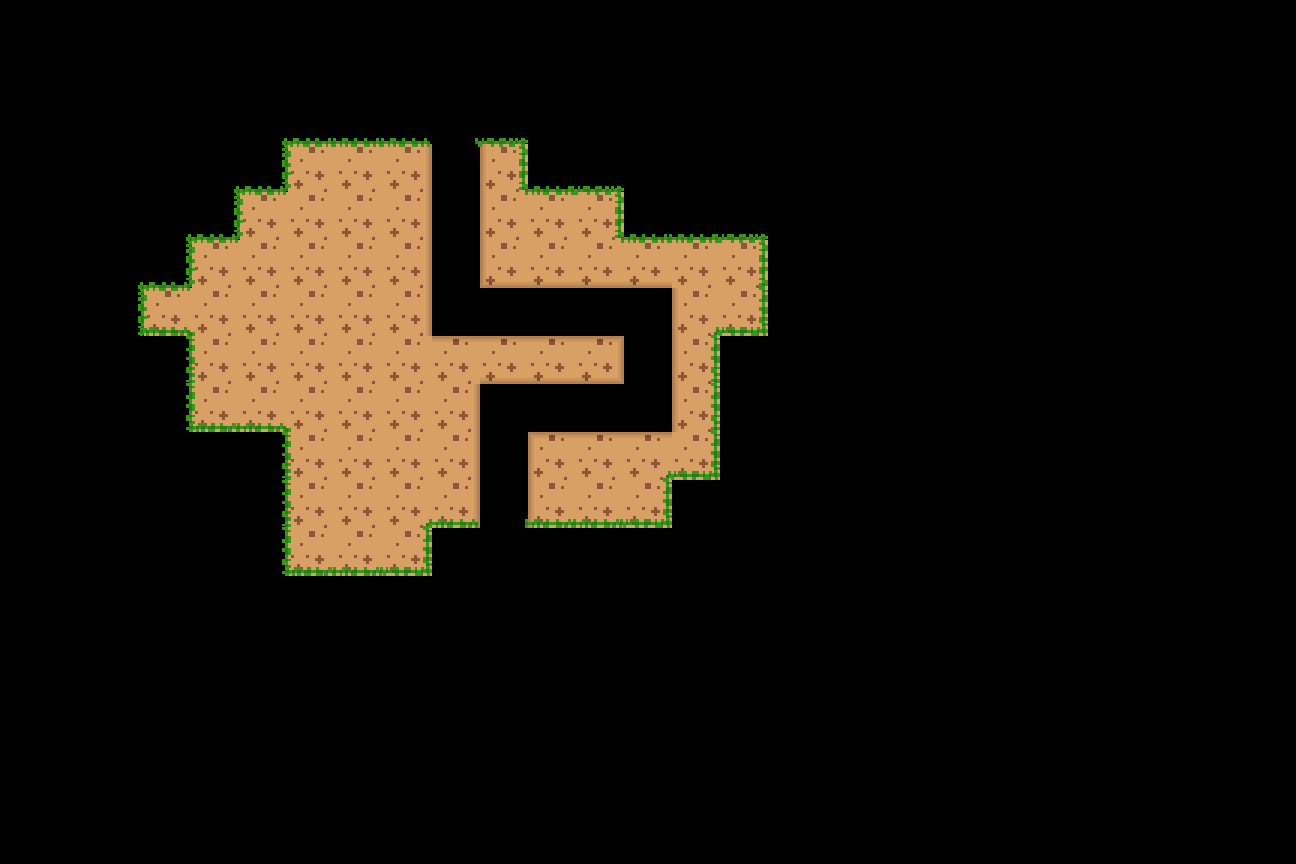

This game map was drawn from its Tiled (.tmx) file and the tilesets committed beside it. A one-line description and the full map source follow:
An orthogonal 27x18 tile map with 48x48 px tiles, 2 tile layers (ground, brush), 2 tilesets.

<map version="1.10" tiledversion="1.10.2" orientation="orthogonal" renderorder="right-down" width="27" height="18" tilewidth="48" tileheight="48" infinite="0" nextlayerid="3" nextobjectid="1">
 <tileset firstgid="1" source="groundTiles.tsx" />
 <tileset firstgid="121" source="brushTiles.tsx" />
 <layer id="1" name="ground" width="27" height="18">
  <data encoding="csv">
0,0,0,0,0,0,0,0,0,0,0,0,0,0,0,0,0,0,0,0,0,0,0,0,0,0,0,
0,0,0,0,0,0,0,0,0,0,0,0,0,0,0,0,0,0,0,0,0,0,0,0,0,0,0,
0,0,0,0,0,0,0,0,0,0,0,0,0,0,0,0,0,0,0,0,0,0,0,0,0,0,0,
0,0,0,0,0,0,12,12,32,0,36,0,0,0,0,0,0,0,0,0,0,0,0,0,0,0,0,
0,0,0,0,0,12,12,12,32,0,36,12,12,0,0,0,0,0,0,0,0,0,0,0,0,0,0,
0,0,0,0,12,12,12,12,32,0,56,38,38,38,12,12,0,0,0,0,0,0,0,0,0,0,0,
0,0,0,12,12,12,12,12,32,0,0,41,42,0,36,12,0,0,0,0,0,0,0,0,0,0,0,
0,0,0,0,12,12,12,12,12,34,94,94,78,0,36,0,0,0,0,0,0,0,0,0,0,0,0,
0,0,0,0,12,12,12,12,12,32,0,0,0,0,36,0,0,0,0,0,0,0,0,0,0,0,0,
0,0,0,0,0,0,12,12,12,32,53,54,34,34,12,0,0,0,0,0,0,0,0,0,0,0,0,
0,0,0,0,0,0,12,12,12,32,0,36,12,12,0,0,0,0,0,0,0,0,0,0,0,0,0,
0,0,0,0,0,0,12,12,12,0,0,0,0,0,0,0,0,0,0,0,0,0,0,0,0,0,0,
0,0,0,0,0,0,0,0,0,0,0,0,0,0,0,0,0,0,0,0,0,0,0,0,0,0,0,
0,0,0,0,0,0,0,0,0,0,0,0,0,0,0,0,0,0,0,0,0,0,0,0,0,0,0,
0,0,0,0,0,0,0,0,0,0,0,0,0,0,0,0,0,0,0,0,0,0,0,0,0,0,0,
0,0,0,0,0,0,0,0,0,0,0,0,0,0,0,0,0,0,0,0,0,0,0,0,0,0,0,
0,0,0,0,0,0,0,0,0,0,0,0,0,0,0,0,0,0,0,0,0,0,0,0,0,0,0,
0,0,0,0,0,0,0,0,0,0,0,0,0,0,0,0,0,0,0,0,0,0,0,0,0,0,0
</data>
 </layer>
 <layer id="2" name="brush" width="27" height="18" offsetx="-3" offsety="-3">
  <data encoding="csv">
0,0,0,0,0,0,0,0,0,0,0,0,0,0,0,0,0,0,0,0,0,0,0,0,0,0,0,
0,0,0,0,0,0,0,0,0,0,0,0,0,0,0,0,0,0,0,0,0,0,0,0,0,0,0,
0,0,0,0,0,0,0,0,0,0,0,0,0,0,0,0,0,0,0,0,0,0,0,0,0,0,0,
0,0,0,0,0,0,139,127,127,0,141,0,0,0,0,0,0,0,0,0,0,0,0,0,0,0,0,
0,0,0,0,0,139,0,0,0,0,0,127,141,0,0,0,0,0,0,0,0,0,0,0,0,0,0,
0,0,0,0,139,0,0,0,0,0,0,0,0,127,127,141,0,0,0,0,0,0,0,0,0,0,0,
0,0,0,155,0,0,0,0,0,0,0,0,0,0,0,143,0,0,0,0,0,0,0,0,0,0,0,
0,0,0,0,123,0,0,0,0,0,0,0,0,0,121,0,0,0,0,0,0,0,0,0,0,0,0,
0,0,0,0,137,125,0,0,0,0,0,0,0,0,121,0,0,0,0,0,0,0,0,0,0,0,0,
0,0,0,0,0,0,123,0,0,0,0,0,0,0,143,0,0,0,0,0,0,0,0,0,0,0,0,
0,0,0,0,0,0,123,0,0,125,0,125,125,143,0,0,0,0,0,0,0,0,0,0,0,0,0,
0,0,0,0,0,0,137,125,143,0,0,0,0,0,0,0,0,0,0,0,0,0,0,0,0,0,0,
0,0,0,0,0,0,0,0,0,0,0,0,0,0,0,0,0,0,0,0,0,0,0,0,0,0,0,
0,0,0,0,0,0,0,0,0,0,0,0,0,0,0,0,0,0,0,0,0,0,0,0,0,0,0,
0,0,0,0,0,0,0,0,0,0,0,0,0,0,0,0,0,0,0,0,0,0,0,0,0,0,0,
0,0,0,0,0,0,0,0,0,0,0,0,0,0,0,0,0,0,0,0,0,0,0,0,0,0,0,
0,0,0,0,0,0,0,0,0,0,0,0,0,0,0,0,0,0,0,0,0,0,0,0,0,0,0,
0,0,0,0,0,0,0,0,0,0,0,0,0,0,0,0,0,0,0,0,0,0,0,0,0,0,0
</data>
 </layer>
</map>